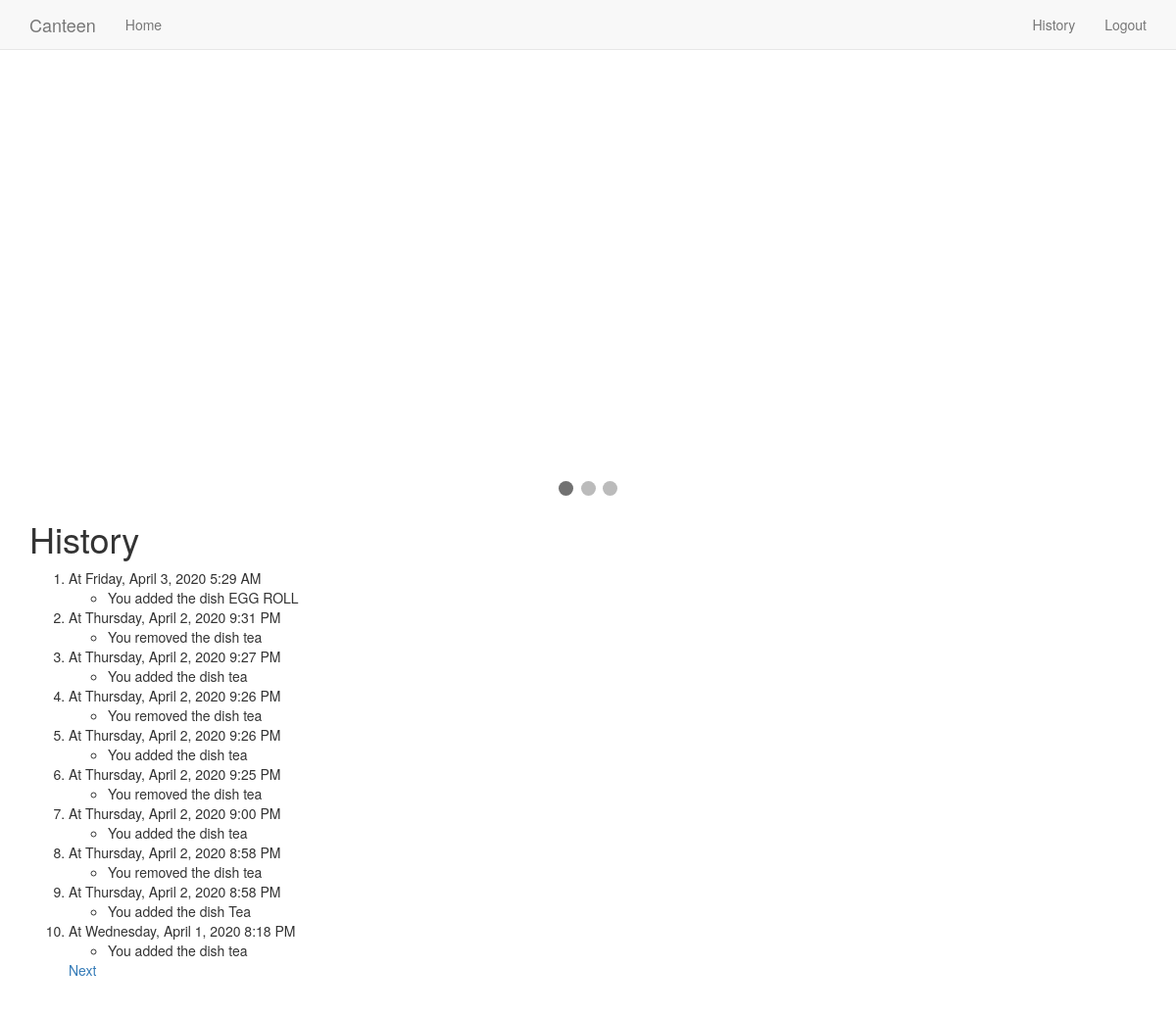
Screenshot of /history/1 (signed in) with the database file from the repository.
### app/models.py (models this page shows)
class History(db.Model):
    id = db.Column(db.Integer, primary_key=True)
    user_id = db.Column(db.Integer, db.ForeignKey('user.id'))
    timestamp = db.Column(db.DateTime, default=(datetime.now()-timedelta(minutes=330)))
    orders = db.relationship('Orders', backref='history', lazy='dynamic')
    status = db.Column(db.Integer, default=0.5)
    recent_order_id = db.Column(db.Integer, db.ForeignKey('recent_orders.id'))
    total_amount = db.Column(db.Integer, default = 0)
    dishname = db.Column(db.String(50), default='')

### app/routes.py (the view)
@app.route('/history/<start>')
@login_required
def history(start):
    L, t = [], time_correction()
    histories = History.query.filter_by(customer=current_user).all()
    for history in histories:
        if history.status != 0.5:
            orders = Orders.query.filter_by(history=history).all()
            L.append((history, orders))
    if not L:
        if current_user.username == 'admin':
            flash("You do not add any dish")
        else:
            flash("You do not order anything till now.")
        return redirect(url_for('index'))
    total = len(L)
    start = int(start)
    if start>total:
        return render_template('404.html') or 404
    if start+10<total:
        end = start+10
    else:
        end = total+1
    return render_template('history.html', title='History', L=L,
        start=start, end=end, total=total)

### app/models.py (called while the page is built)
@login.user_loader
def load_user(id):
    return User.query.get(int(id))

### app/routes.py (called while the page is built, shortened)
def time_correction():
    wait_time, t = app.config['WAIT_TIME'], 0
    recent_orders = RecentOrders.query.all()
    app.config['WAIT_TIME'] = wait_time
    db.session.commit()
    if recent_orders:
        t = (recent_order.timestamp
            + timedelta(minutes=330)
            - datetime.now()).total_seconds()
        return (t//60+1)
    return 0

### app/templates/history.html (shortened to what this page needs)
{% extends "base.html" %}
{% block app_content %}
  <h1>History</h1>
  <ol start={{ start }}>
    {% for i in range(start, end) %}
      <li>At {{ moment(L[total-i][0].timestamp).format('LLLL') }}</li>
      {% if current_user.username=='admin' %}
        <ul>
          {% if L[total-i][0].status==1 %}
            <li>You added the dish {{ L[total-i][0].dishname }}</li>
          {% else %}
            <li>You removed the dish {{ L[total-i][0].dishname }}</li>
          {% endif %}
        </ul>
      {% endif %}
    {% endfor %}
    {% if end <= (total//10)*10+1 %}
      <a href="{{ url_for('history', start=end) }}">Next</a>
    {% elif end != total+1 %}
      <a href="{{ url_for('history', start=(total//10)*10) }}">Next</a>
    {% endif %}
  </ol>
{% endblock %}

### app/static/app.css (style rules this page uses)
* { box-sizing:border-box; }
body { padding-top: 70px; padding-bottom: 70px; }

### rows the page displays
History: timestamp "Friday, April 3, 2020 5:29 AM", dishname "EGG ROLL"
History: timestamp "Thursday, April 2, 2020 9:31 PM", dishname "tea"
History: timestamp "Thursday, April 2, 2020 9:27 PM", dishname "tea"
History: timestamp "Thursday, April 2, 2020 9:26 PM", dishname "tea"
History: timestamp "Thursday, April 2, 2020 9:26 PM", dishname "tea"
History: timestamp "Thursday, April 2, 2020 9:25 PM", dishname "tea"
History: timestamp "Thursday, April 2, 2020 9:00 PM", dishname "tea"
History: timestamp "Thursday, April 2, 2020 8:58 PM", dishname "tea"
History: timestamp "Thursday, April 2, 2020 8:58 PM", dishname "Tea"
History: timestamp "Wednesday, April 1, 2020 8:18 PM", dishname "tea"
